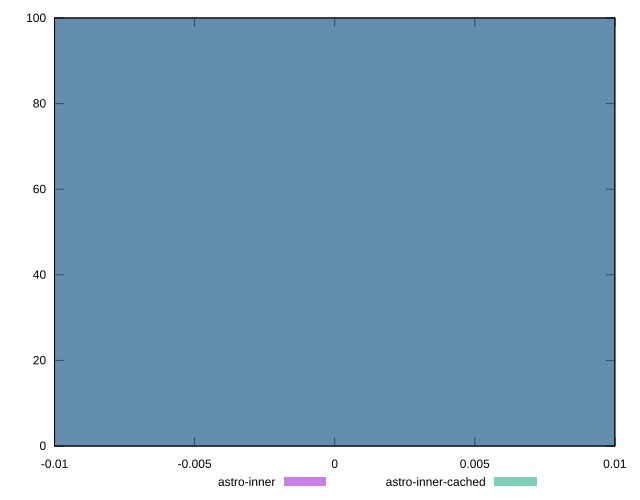

Write gnuplot code to recreate this figure.
reset

$astroInner <<EOF
0 100
EOF

$astroInnerCached <<EOF
0 100
EOF

set key outside below
set boxwidth 0.1
set xrange [-0.01:0.01]
set yrange [0:100]
set trange [0:100]
set style fill transparent solid 0.5 noborder
set terminal svg size 640, 500 enhanced background rgb 'white'
set output "reports/report_00033_2021-03-01T14-23-16.841Z/unminified-css/comparison/histogram/2_vs_3.svg"

plot $astroInner title "astro-inner" with boxes, \
     $astroInnerCached title "astro-inner-cached" with boxes

reset
